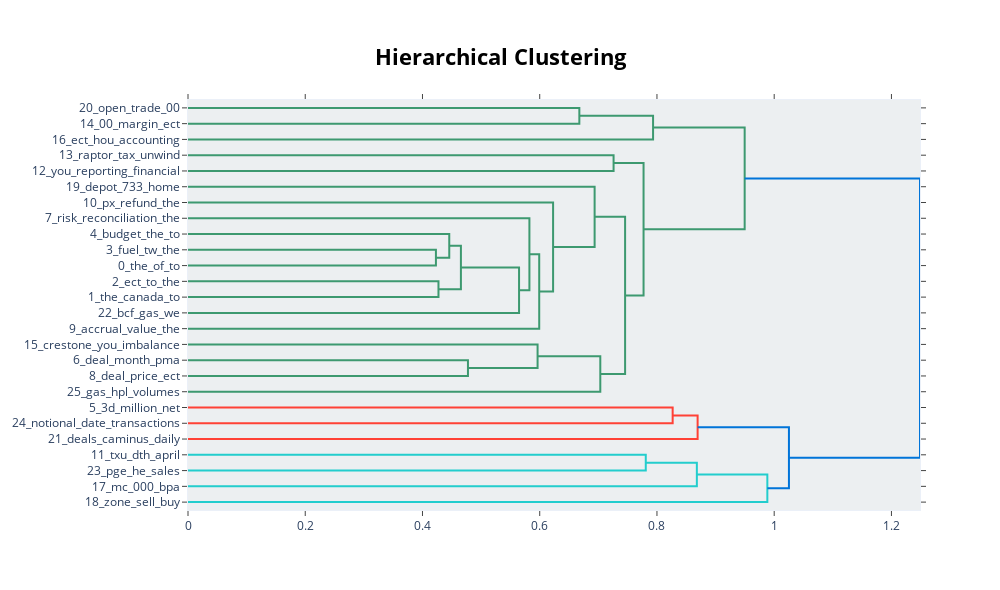

Write notebook code for a chart like this one.
### Code cell
model.visualize_hierarchy()

### Figure 1 — Plotly figure (JSON) as saved in the notebook; plotly's stock layout.template omitted (floating-point values rounded to 4 significant figures)
{"data": [{"hoverinfo": "text", "marker": {"color": "rgb(61,153,112)"}, "mode": "lines", "type": "scatter", "x": [0, 0.6676, 0.6676, 0], "xaxis": "x", "y": [-5, -5, -15, -15], "yaxis": "y"}, {"hoverinfo": "text", "marker": {"color": "rgb(61,153,112)"}, "mode": "lines", "type": "scatter", "x": [0.6676, 0.7934, 0.7934, 0], "xaxis": "x", "y": [-10, -10, -25, -25], "yaxis": "y"}, {"hoverinfo": "text", "marker": {"color": "rgb(61,153,112)"}, "mode": "lines", "type": "scatter", "x": [0, 0.726, 0.726, 0], "xaxis": "x", "y": [-35, -35, -45, -45], "yaxis": "y"}, {"hoverinfo": "text", "marker": {"color": "rgb(61,153,112)"}, "mode": "lines", "type": "scatter", "x": [0, 0.4229, 0.4229, 0], "xaxis": "x", "y": [-95, -95, -105, -105], "yaxis": "y"}, {"hoverinfo": "text", "marker": {"color": "rgb(61,153,112)"}, "mode": "lines", "type": "scatter", "x": [0, 0.4457, 0.4457, 0.4229], "xaxis": "x", "y": [-85, -85, -100, -100], "yaxis": "y"}, {"hoverinfo": "text", "marker": {"color": "rgb(61,153,112)"}, "mode": "lines", "type": "scatter", "x": [0, 0.4273, 0.4273, 0], "xaxis": "x", "y": [-115, -115, -125, -125], "yaxis": "y"}, {"hoverinfo": "text", "marker": {"color": "rgb(61,153,112)"}, "mode": "lines", "type": "scatter", "x": [0.4457, 0.4656, 0.4656, 0.4273], "xaxis": "x", "y": [-92.5, -92.5, -120, -120], "yaxis": "y"}, {"hoverinfo": "text", "marker": {"color": "rgb(61,153,112)"}, "mode": "lines", "type": "scatter", "x": [0.4656, 0.5648, 0.5648, 0], "xaxis": "x", "y": [-106.2, -106.2, -135, -135], "yaxis": "y"}, {"hoverinfo": "text", "marker": {"color": "rgb(61,153,112)"}, "mode": "lines", "type": "scatter", "x": [0, 0.5824, 0.5824, 0.5648], "xaxis": "x", "y": [-75, -75, -120.6, -120.6], "yaxis": "y"}, {"hoverinfo": "text", "marker": {"color": "rgb(61,153,112)"}, "mode": "lines", "type": "scatter", "x": [0.5824, 0.5992, 0.5992, 0], "xaxis": "x", "y": [-97.81, -97.81, -145, -145], "yaxis": "y"}, {"hoverinfo": "text", "marker": {"color": "rgb(61,153,112)"}, "mode": "lines", "type": "scatter", "x": [0, 0.6228, 0.6228, 0.5992], "xaxis": "x", "y": [-65, -65, -121.4, -121.4], "yaxis": "y"}, {"hoverinfo": "text", "marker": {"color": "rgb(61,153,112)"}, "mode": "lines", "type": "scatter", "x": [0, 0.6937, 0.6937, 0.6228], "xaxis": "x", "y": [-55, -55, -93.2, -93.2], "yaxis": "y"}, {"hoverinfo": "text", "marker": {"color": "rgb(61,153,112)"}, "mode": "lines", "type": "scatter", "x": [0, 0.4776, 0.4776, 0], "xaxis": "x", "y": [-165, -165, -175, -175], "yaxis": "y"}, {"hoverinfo": "text", "marker": {"color": "rgb(61,153,112)"}, "mode": "lines", "type": "scatter", "x": [0, 0.5963, 0.5963, 0.4776], "xaxis": "x", "y": [-155, -155, -170, -170], "yaxis": "y"}, {"hoverinfo": "text", "marker": {"color": "rgb(61,153,112)"}, "mode": "lines", "type": "scatter", "x": [0.5963, 0.7033, 0.7033, 0], "xaxis": "x", "y": [-162.5, -162.5, -185, -185], "yaxis": "y"}, {"hoverinfo": "text", "marker": {"color": "rgb(61,153,112)"}, "mode": "lines", "type": "scatter", "x": [0.6937, 0.7457, 0.7457, 0.7033], "xaxis": "x", "y": [-74.1, -74.1, -173.8, -173.8], "yaxis": "y"}, {"hoverinfo": "text", "marker": {"color": "rgb(61,153,112)"}, "mode": "lines", "type": "scatter", "x": [0.726, 0.7771, 0.7771, 0.7457], "xaxis": "x", "y": [-40, -40, -123.9, -123.9], "yaxis": "y"}, {"hoverinfo": "text", "marker": {"color": "rgb(61,153,112)"}, "mode": "lines", "type": "scatter", "x": [0.7934, 0.9496, 0.9496, 0.7771], "xaxis": "x", "y": [-17.5, -17.5, -81.96, -81.96], "yaxis": "y"}, {"hoverinfo": "text", "marker": {"color": "rgb(255,65,54)"}, "mode": "lines", "type": "scatter", "x": [0, 0.8268, 0.8268, 0], "xaxis": "x", "y": [-195, -195, -205, -205], "yaxis": "y"}, {"hoverinfo": "text", "marker": {"color": "rgb(255,65,54)"}, "mode": "lines", "type": "scatter", "x": [0.8268, 0.8694, 0.8694, 0], "xaxis": "x", "y": [-200, -200, -215, -215], "yaxis": "y"}, {"hoverinfo": "text", "marker": {"color": "rgb(35,205,205)"}, "mode": "lines", "type": "scatter", "x": [0, 0.7809, 0.7809, 0], "xaxis": "x", "y": [-225, -225, -235, -235], "yaxis": "y"}, {"hoverinfo": "text", "marker": {"color": "rgb(35,205,205)"}, "mode": "lines", "type": "scatter", "x": [0.7809, 0.8681, 0.8681, 0], "xaxis": "x", "y": [-230, -230, -245, -245], "yaxis": "y"}, {"hoverinfo": "text", "marker": {"color": "rgb(35,205,205)"}, "mode": "lines", "type": "scatter", "x": [0.8681, 0.9883, 0.9883, 0], "xaxis": "x", "y": [-237.5, -237.5, -255, -255], "yaxis": "y"}, {"hoverinfo": "text", "marker": {"color": "rgb(0,116,217)"}, "mode": "lines", "type": "scatter", "x": [0.8694, 1.025, 1.025, 0.9883], "xaxis": "x", "y": [-207.5, -207.5, -246.2, -246.2], "yaxis": "y"}, {"hoverinfo": "text", "marker": {"color": "rgb(0,116,217)"}, "mode": "lines", "type": "scatter", "x": [0.9496, 1.249, 1.249, 1.025], "xaxis": "x", "y": [-49.73, -49.73, -226.9, -226.9], "yaxis": "y"}], "layout": {"autosize": false, "height": 590, "hoverlabel": {"bgcolor": "white", "font": {"family": "Rockwell", "size": 16}}, "hovermode": "closest", "plot_bgcolor": "#ECEFF1", "showlegend": false, "title": {"font": {"color": "Black", "size": 22}, "text": "<b>Hierarchical Clustering</b>", "x": 0.5, "xanchor": "center", "yanchor": "top"}, "width": 1000, "xaxis": {"mirror": "allticks", "rangemode": "tozero", "showgrid": false, "showline": true, "showticklabels": true, "ticks": "outside", "type": "linear", "zeroline": false}, "yaxis": {"mirror": "allticks", "range": [-260, 0], "rangemode": "tozero", "showgrid": false, "showline": true, "showticklabels": true, "tickmode": "array", "ticks": "outside", "ticktext": ["20_open_trade_00", "14_00_margin_ect", "16_ect_hou_accounting", "13_raptor_tax_unwind", "12_you_reporting_financial", "19_depot_733_home", "10_px_refund_the", "7_risk_reconciliation_the", "4_budget_the_to", "3_fuel_tw_the", "0_the_of_to", "2_ect_to_the", "1_the_canada_to", "22_bcf_gas_we", "9_accrual_value_the", "15_crestone_you_imbalance", "6_deal_month_pma", "8_deal_price_ect", "25_gas_hpl_volumes", "5_3d_million_net", "24_notional_date_transactions", "21_deals_caminus_daily", "11_txu_dth_april", "23_pge_he_sales", "17_mc_000_bpa", "18_zone_sell_buy"], "tickvals": [-5, -15, -25, -35, -45, -55, -65, -75, -85, -95, -105, -115, -125, -135, -145, -155, -165, -175, -185, -195, -205, -215, -225, -235, -245, -255], "type": "linear", "zeroline": false}}}
